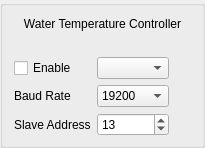
      <widget class="QGroupBox" name="groupBox_10">
       <property name="enabled">
        <bool>true</bool>
       </property>
       <property name="title">
        <string/>
       </property>
       <layout class="QGridLayout" name="gridLayout_16">
        <property name="bottomMargin">
         <number>9</number>
        </property>
        <item row="2" column="0">
         <layout class="QGridLayout" name="gridLayout_18">
          <item row="1" column="1">
           <widget class="QComboBox" name="water_udc_baudrate_cmb">
            <property name="sizePolicy">
             <sizepolicy hsizetype="Preferred" vsizetype="Preferred">
              <horstretch>0</horstretch>
              <verstretch>0</verstretch>
             </sizepolicy>
            </property>
            <property name="currentIndex">
             <number>6</number>
            </property>
            <item>
             <property name="text">
              <string>300</string>
             </property>
            </item>
            <item>
             <property name="text">
              <string>600</string>
             </property>
            </item>
            <item>
             <property name="text">
              <string>1200</string>
             </property>
            </item>
            <item>
             <property name="text">
              <string>2400</string>
             </property>
            </item>
            <item>
             <property name="text">
              <string>4800</string>
             </property>
            </item>
            <item>
             <property name="text">
              <string>9600</string>
             </property>
            </item>
            <item>
             <property name="text">
              <string>19200</string>
             </property>
            </item>
           </widget>
          </item>
          <item row="0" column="0">
           <widget class="QCheckBox" name="water_udc_enable_chb">
            <property name="sizePolicy">
             <sizepolicy hsizetype="Maximum" vsizetype="Preferred">
              <horstretch>0</horstretch>
              <verstretch>0</verstretch>
             </sizepolicy>
            </property>
            <property name="text">
             <string>Enable</string>
            </property>
           </widget>
          </item>
          <item row="0" column="1">
           <widget class="QComboBox" name="water_udc_port_cmb">
            <property name="sizePolicy">
             <sizepolicy hsizetype="Maximum" vsizetype="Preferred">
              <horstretch>0</horstretch>
              <verstretch>0</verstretch>
             </sizepolicy>
            </property>
           </widget>
          </item>
          <item row="1" column="0">
           <widget class="QLabel" name="label_18">
            <property name="sizePolicy">
             <sizepolicy hsizetype="Maximum" vsizetype="Preferred">
              <horstretch>0</horstretch>
              <verstretch>0</verstretch>
             </sizepolicy>
            </property>
            <property name="text">
             <string>Baud Rate</string>
            </property>
           </widget>
          </item>
          <item row="0" column="2">
           <widget class="QLabel" name="water_udc_led_la">
            <property name="enabled">
             <bool>false</bool>
            </property>
            <property name="sizePolicy">
             <sizepolicy hsizetype="Fixed" vsizetype="Fixed">
              <horstretch>0</horstretch>
              <verstretch>0</verstretch>
             </sizepolicy>
            </property>
            <property name="minimumSize">
             <size>
              <width>16</width>
              <height>16</height>
             </size>
            </property>
            <property name="maximumSize">
             <size>
              <width>16</width>
              <height>16</height>
             </size>
            </property>
            <property name="text">
             <string/>
            </property>
            <property name="pixmap">
             <pixmap>../../resources/img/green_light.png</pixmap>
            </property>
            <property name="scaledContents">
             <bool>true</bool>
            </property>
            <property name="alignment">
             <set>Qt::AlignCenter</set>
            </property>
           </widget>
          </item>
          <item row="2" column="0">
           <widget class="QLabel" name="label">
            <property name="text">
             <string>Slave Address</string>
            </property>
           </widget>
          </item>
          <item row="2" column="1">
           <widget class="QSpinBox" name="water_udc_slave_address_sb">
            <property name="minimum">
             <number>1</number>
            </property>
            <property name="maximum">
             <number>247</number>
            </property>
            <property name="value">
             <number>13</number>
            </property>
           </widget>
          </item>
         </layout>
        </item>
        <item row="1" column="0">
         <layout class="QHBoxLayout" name="horizontalLayout_9">
          <item alignment="Qt::AlignHCenter|Qt::AlignVCenter">
           <widget class="QLabel" name="label_19">
            <property name="sizePolicy">
             <sizepolicy hsizetype="Fixed" vsizetype="Fixed">
              <horstretch>0</horstretch>
              <verstretch>0</verstretch>
             </sizepolicy>
            </property>
            <property name="text">
             <string/>
            </property>
            <property name="pixmap">
             <pixmap>../../resources/img/udc3500.jpg</pixmap>
            </property>
            <property name="scaledContents">
             <bool>true</bool>
            </property>
           </widget>
          </item>
          <item>
           <widget class="QLabel" name="label_27">
            <property name="text">
             <string/>
            </property>
            <property name="pixmap">
             <pixmap>../../resources/img/hot_water.png</pixmap>
            </property>
            <property name="alignment">
             <set>Qt::AlignCenter</set>
            </property>
           </widget>
          </item>
         </layout>
        </item>
        <item row="0" column="0">
         <widget class="QLabel" name="label_20">
          <property name="text">
           <string>Water Temperature Controller</string>
          </property>
          <property name="alignment">
           <set>Qt::AlignCenter</set>
          </property>
         </widget>
        </item>
       </layout>
      </widget>
